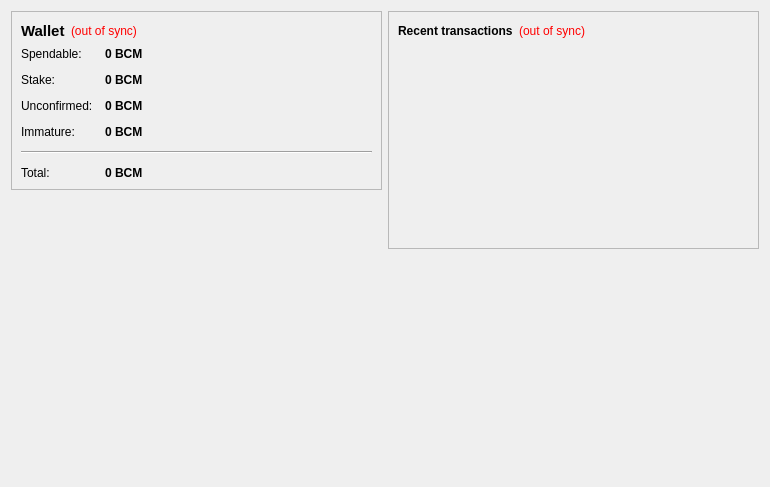
<?xml version="1.0" encoding="UTF-8"?>
<ui version="4.0">
 <class>OverviewPage</class>
 <widget class="QWidget" name="OverviewPage">
  <property name="geometry">
   <rect>
    <x>0</x>
    <y>0</y>
    <width>770</width>
    <height>487</height>
   </rect>
  </property>
  <property name="windowTitle">
   <string>Form</string>
  </property>
  <layout class="QHBoxLayout" name="horizontalLayout" stretch="1,1">
   <item>
    <layout class="QVBoxLayout" name="verticalLayout_2">
     <item>
      <widget class="QFrame" name="frame">
       <property name="frameShape">
        <enum>QFrame::StyledPanel</enum>
       </property>
       <property name="frameShadow">
        <enum>QFrame::Raised</enum>
       </property>
       <layout class="QVBoxLayout" name="verticalLayout_4">
        <item>
         <layout class="QHBoxLayout" name="horizontalLayout_4">
          <item>
           <widget class="QLabel" name="label_5">
            <property name="font">
             <font>
              <pointsize>11</pointsize>
              <weight>75</weight>
              <bold>true</bold>
             </font>
            </property>
            <property name="text">
             <string>Wallet</string>
            </property>
           </widget>
          </item>
          <item>
           <widget class="QLabel" name="labelWalletStatus">
            <property name="toolTip">
             <string>The displayed information may be out of date. Your wallet automatically synchronizes with the BitcoinMetal network after a connection is established, but this process has not completed yet.</string>
            </property>
            <property name="styleSheet">
             <string notr="true">QLabel { color: red; }</string>
            </property>
            <property name="text">
             <string notr="true">(out of sync)</string>
            </property>
            <property name="alignment">
             <set>Qt::AlignLeading|Qt::AlignLeft|Qt::AlignVCenter</set>
            </property>
           </widget>
          </item>
          <item>
           <spacer name="horizontalSpacer_2">
            <property name="orientation">
             <enum>Qt::Horizontal</enum>
            </property>
            <property name="sizeHint" stdset="0">
             <size>
              <width>40</width>
              <height>20</height>
             </size>
            </property>
           </spacer>
          </item>
         </layout>
        </item>
        <item>
         <layout class="QFormLayout" name="formLayout_2">
          <property name="fieldGrowthPolicy">
           <enum>QFormLayout::AllNonFixedFieldsGrow</enum>
          </property>
          <property name="horizontalSpacing">
           <number>12</number>
          </property>
          <property name="verticalSpacing">
           <number>12</number>
          </property>
          <item row="0" column="0">
           <widget class="QLabel" name="label">
            <property name="text">
             <string>Spendable:</string>
            </property>
           </widget>
          </item>
          <item row="0" column="1">
           <widget class="QLabel" name="labelBalance">
            <property name="font">
             <font>
              <weight>75</weight>
              <bold>true</bold>
             </font>
            </property>
            <property name="cursor">
             <cursorShape>IBeamCursor</cursorShape>
            </property>
            <property name="toolTip">
             <string>Your current spendable balance</string>
            </property>
            <property name="text">
             <string notr="true">0 BCM</string>
            </property>
            <property name="textInteractionFlags">
             <set>Qt::LinksAccessibleByMouse|Qt::TextSelectableByKeyboard|Qt::TextSelectableByMouse</set>
            </property>
           </widget>
          </item>
          <item row="1" column="0">
           <widget class="QLabel" name="label_6">
            <property name="text">
             <string>Stake:</string>
            </property>
           </widget>
          </item>
          <item row="1" column="1">
           <widget class="QLabel" name="labelStake">
            <property name="font">
             <font>
              <weight>75</weight>
              <bold>true</bold>
             </font>
            </property>
            <property name="cursor">
             <cursorShape>IBeamCursor</cursorShape>
            </property>
            <property name="toolTip">
             <string>Total of coins that was staked, and do not yet count toward the current balance</string>
            </property>
            <property name="text">
             <string notr="true">0 BCM</string>
            </property>
            <property name="textInteractionFlags">
             <set>Qt::LinksAccessibleByMouse|Qt::TextSelectableByKeyboard|Qt::TextSelectableByMouse</set>
            </property>
           </widget>
          </item>
          <item row="2" column="0">
           <widget class="QLabel" name="label_3">
            <property name="text">
             <string>Unconfirmed:</string>
            </property>
           </widget>
          </item>
          <item row="2" column="1">
           <widget class="QLabel" name="labelUnconfirmed">
            <property name="font">
             <font>
              <weight>75</weight>
              <bold>true</bold>
             </font>
            </property>
            <property name="cursor">
             <cursorShape>IBeamCursor</cursorShape>
            </property>
            <property name="toolTip">
             <string>Total of transactions that have yet to be confirmed, and do not yet count toward the current balance</string>
            </property>
            <property name="text">
             <string notr="true">0 BCM</string>
            </property>
            <property name="textInteractionFlags">
             <set>Qt::LinksAccessibleByMouse|Qt::TextSelectableByKeyboard|Qt::TextSelectableByMouse</set>
            </property>
           </widget>
          </item>
          <item row="3" column="0">
           <widget class="QLabel" name="labelImmatureText">
            <property name="text">
             <string>Immature:</string>
            </property>
           </widget>
          </item>
          <item row="3" column="1">
           <widget class="QLabel" name="labelImmature">
            <property name="font">
             <font>
              <weight>75</weight>
              <bold>true</bold>
             </font>
            </property>
            <property name="toolTip">
             <string>Mined balance that has not yet matured</string>
            </property>
            <property name="text">
             <string notr="true">0 BCM</string>
            </property>
            <property name="textInteractionFlags">
             <set>Qt::LinksAccessibleByMouse|Qt::TextSelectableByKeyboard|Qt::TextSelectableByMouse</set>
            </property>
           </widget>
          </item>
          <item row="4" column="0" colspan="2">
           <widget class="Line" name="line">
            <property name="orientation">
             <enum>Qt::Horizontal</enum>
            </property>
           </widget>
          </item>
          <item row="5" column="0">
           <widget class="QLabel" name="labelTotalText">
            <property name="text">
             <string>Total:</string>
            </property>
           </widget>
          </item>
          <item row="5" column="1">
           <widget class="QLabel" name="labelTotal">
            <property name="font">
             <font>
              <weight>75</weight>
              <bold>true</bold>
             </font>
            </property>
            <property name="cursor">
             <cursorShape>IBeamCursor</cursorShape>
            </property>
            <property name="toolTip">
             <string>Your current total balance</string>
            </property>
            <property name="text">
             <string notr="true">0 BCM</string>
            </property>
            <property name="textInteractionFlags">
             <set>Qt::LinksAccessibleByMouse|Qt::TextSelectableByKeyboard|Qt::TextSelectableByMouse</set>
            </property>
           </widget>
          </item>
         </layout>
        </item>
       </layout>
      </widget>
     </item>
     <item>
      <spacer name="verticalSpacer">
       <property name="orientation">
        <enum>Qt::Vertical</enum>
       </property>
       <property name="sizeHint" stdset="0">
        <size>
         <width>20</width>
         <height>40</height>
        </size>
       </property>
      </spacer>
     </item>
     <item>
      <widget class="QLabel" name="label_2">
       <property name="autoFillBackground">
        <bool>true</bool>
       </property>
       <property name="text">
        <string/>
       </property>
       <property name="pixmap">
        <pixmap>:/icons/drmbg</pixmap>
       </property>
       <property name="scaledContents">
        <bool>false</bool>
       </property>
       <property name="margin">
        <number>0</number>
       </property>
      </widget>
     </item>
    </layout>
   </item>
   <item>
    <layout class="QVBoxLayout" name="verticalLayout_3">
     <item>
      <widget class="QFrame" name="frame_2">
       <property name="frameShape">
        <enum>QFrame::StyledPanel</enum>
       </property>
       <property name="frameShadow">
        <enum>QFrame::Raised</enum>
       </property>
       <layout class="QVBoxLayout" name="verticalLayout">
        <item>
         <layout class="QHBoxLayout" name="horizontalLayout_2">
          <item>
           <widget class="QLabel" name="label_4">
            <property name="text">
             <string>&lt;b&gt;Recent transactions&lt;/b&gt;</string>
            </property>
           </widget>
          </item>
          <item>
           <widget class="QLabel" name="labelTransactionsStatus">
            <property name="toolTip">
             <string>The displayed information may be out of date. Your wallet automatically synchronizes with the BitcoinMetal network after a connection is established, but this process has not completed yet.</string>
            </property>
            <property name="styleSheet">
             <string notr="true">QLabel { color: red; }</string>
            </property>
            <property name="text">
             <string notr="true">(out of sync)</string>
            </property>
            <property name="alignment">
             <set>Qt::AlignRight|Qt::AlignTrailing|Qt::AlignVCenter</set>
            </property>
           </widget>
          </item>
          <item>
           <spacer name="horizontalSpacer">
            <property name="orientation">
             <enum>Qt::Horizontal</enum>
            </property>
            <property name="sizeHint" stdset="0">
             <size>
              <width>40</width>
              <height>20</height>
             </size>
            </property>
           </spacer>
          </item>
         </layout>
        </item>
        <item>
         <widget class="QListView" name="listTransactions">
          <property name="styleSheet">
           <string notr="true">QListView { background: transparent; }</string>
          </property>
          <property name="frameShape">
           <enum>QFrame::NoFrame</enum>
          </property>
          <property name="verticalScrollBarPolicy">
           <enum>Qt::ScrollBarAlwaysOff</enum>
          </property>
          <property name="horizontalScrollBarPolicy">
           <enum>Qt::ScrollBarAlwaysOff</enum>
          </property>
          <property name="selectionMode">
           <enum>QAbstractItemView::NoSelection</enum>
          </property>
         </widget>
        </item>
       </layout>
      </widget>
     </item>
     <item>
      <spacer name="verticalSpacer_2">
       <property name="orientation">
        <enum>Qt::Vertical</enum>
       </property>
       <property name="sizeHint" stdset="0">
        <size>
         <width>20</width>
         <height>40</height>
        </size>
       </property>
      </spacer>
     </item>
    </layout>
   </item>
  </layout>
 </widget>
 <resources/>
 <connections/>
</ui>
